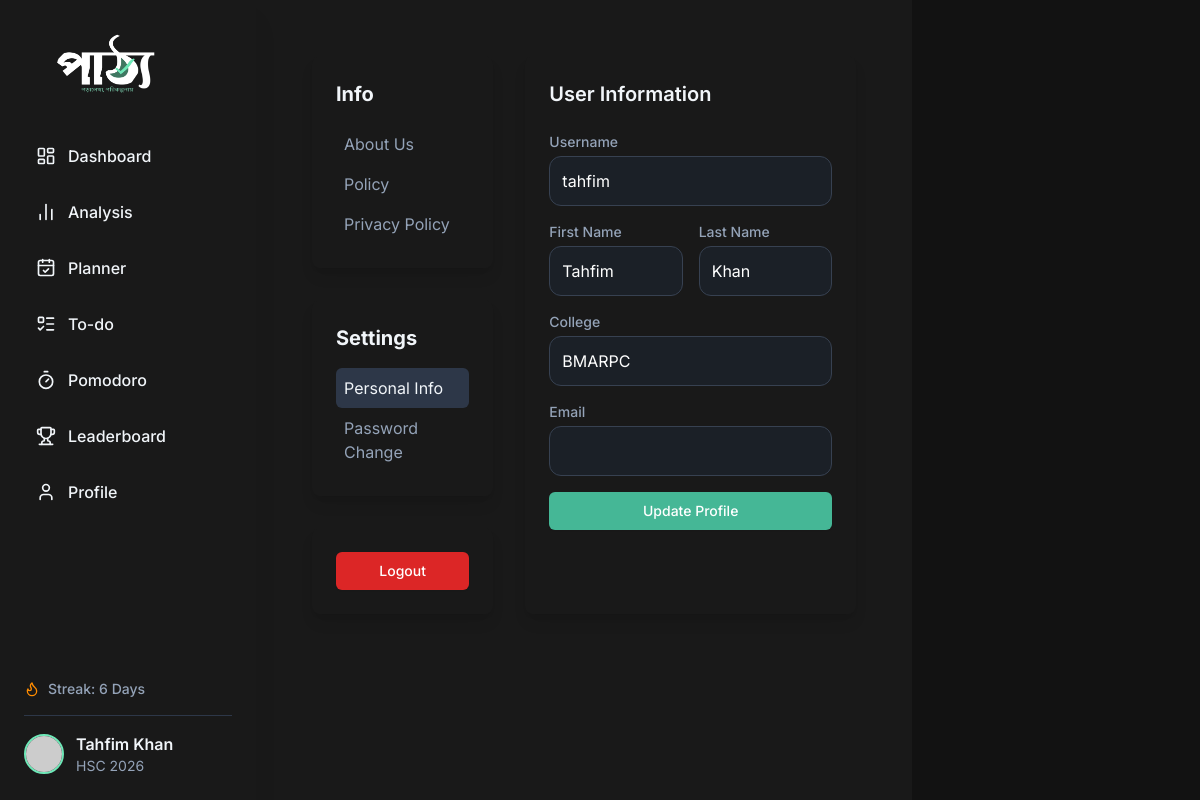
Page /profile/ (signed in) on the earlier database version.
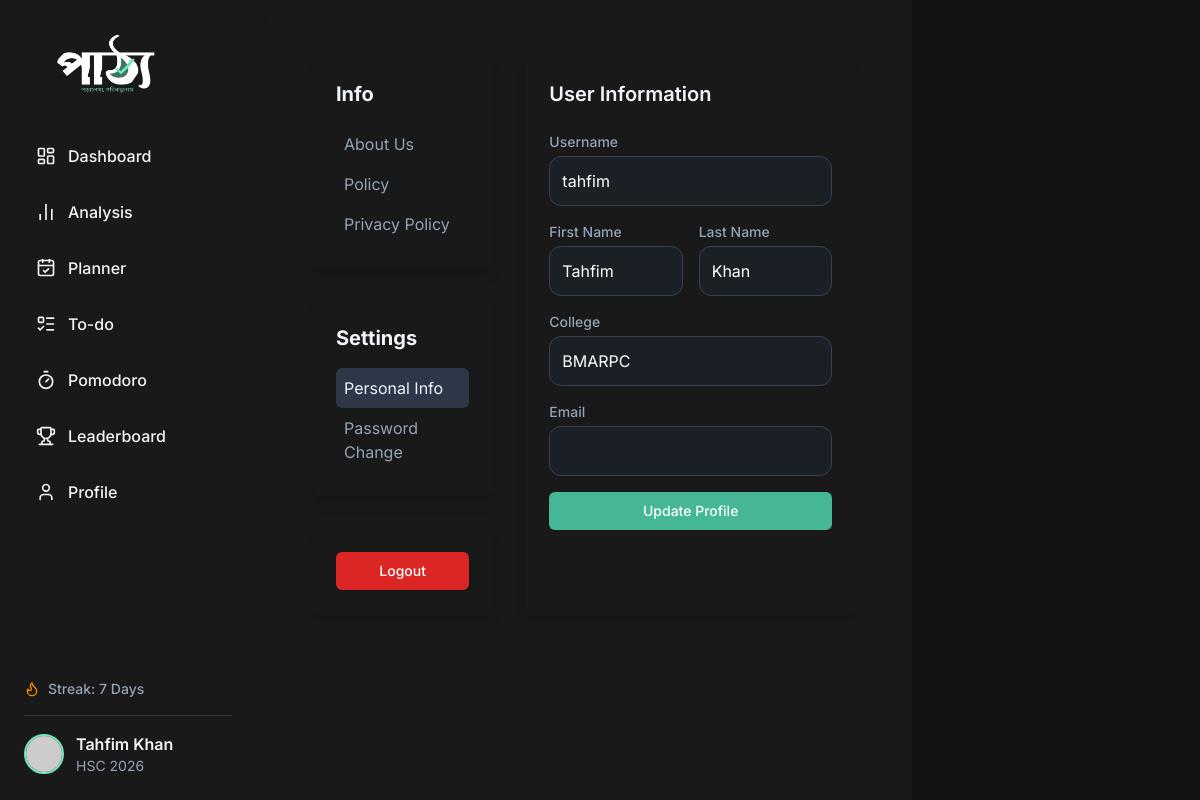
Same page on the later database version.
### users/models.py (models this page shows, shortened)
class UserProfile(AbstractUser):
    STREAMS = [
        ('hsc', 'HSC'),
        ('eng', 'Engineering'),
        ('med', 'Medical'),
        ('var', 'Varsity')
    ]
    HSC_YEAR_CHOICES = [
        (2025, '2025'),
        (2026, '2026'),
        (2027, '2027'),
        (2028, '2028')
    ]
    stream = models.CharField(max_length=20, choices=STREAMS, default='hsc')
    show_on_leaderboard = models.BooleanField(default=True)
    avatar = models.URLField(blank=True, null=True)
    xp = models.PositiveIntegerField(default=0)
    streak = models.PositiveIntegerField(default=0)
    college = models.CharField(max_length=100, blank=True, null=True)
    hscyear = models.PositiveIntegerField(blank=True, null=True, choices=HSC_YEAR_CHOICES)
    last_login_date = models.DateField(auto_now=True, null=True, blank=True)
    overall_progress_cache = models.FloatField(default=0.0)
    @property
    def is_profile_complete(self):
        if self.hscyear is None or not self.college:
            return False
        return True

### core/views.py (the view, shortened to what this page needs)
# urls.py: path("profile/", views.profile_view, name="profile"),
@login_required
def profile_view(request):
    storage = messages.get_messages(request)
    storage.used = True
    return render(request, 'core/profile.html')

### core/templates/core/profile.html (shortened to what the changed rows need)
{% extends "core/layout.html" %}
{% block body %}
<div class="px-4 sm:px-6 lg:px-8 py-8">
    <div class="flex flex-col md:flex-row gap-8 w-full max-w-screen-lg mx-auto">
        <div class="flex flex-col w-full md:w-1/3 gap-8">
            <div class="shadow-lg rounded-lg p-6 bg-[var(--color-card-bg-dark)]">
                <h2 class="text-xl font-bold text-[var(--color-text-dark)] mb-4">Info</h2>
            </div>
            <div class="shadow-lg rounded-lg p-6 bg-[var(--color-card-bg-dark)]">
                <h2 class="text-xl font-bold text-[var(--color-text-dark)] mb-4">Settings</h2>
            </div>
        </div>
        <div class="flex-1 shadow-lg rounded-lg p-6 bg-[var(--color-card-bg-dark)] md:w-2/3">
            <div id="personal-info" class="content-section active-section space-y-6">
                <h2 class="text-xl font-semibold text-[var(--color-text-dark)] mb-4">User Information</h2>
                <form method="post" class="space-y-4">
                    <div>
                        <label for="username" class="block text-sm font-medium text-[var(--color-gray-text-dark)]">Username</label>
                        <input type="text" id="username" name="username" value="{{ request.user.username }}" class="mt-1 block w-full p-3 rounded-xl bg-gray-800/50 text-white border border-gray-700 focus:outline-none focus:border-blue-500">
                    </div>
                    <div class="grid grid-cols-1 md:grid-cols-2 gap-4">
                        <div>
                            <label for="first_name" class="block text-sm font-medium text-[var(--color-gray-text-dark)]">First Name</label>
                            <input type="text" id="first_name" name="first_name" value="{{ request.user.first_name|default_if_none:'' }}" class="mt-1 block w-full p-3 rounded-xl bg-gray-800/50 text-white border border-gray-700 focus:outline-none focus:border-blue-500">
                        </div>
                        <div>
                            <label for="last_name" class="block text-sm font-medium text-[var(--color-gray-text-dark)]">Last Name</label>
                            <input type="text" id="last_name" name="last_name" value="{{ request.user.last_name|default_if_none:'' }}" class="mt-1 block w-full p-3 rounded-xl bg-gray-800/50 text-white border border-gray-700 focus:outline-none focus:border-blue-500">
                        </div>
                    </div>
                    <div>
                        <label for="college" class="block text-sm font-medium text-[var(--color-gray-text-dark)]">College</label>
                        <input type="text" id="college" name="college" value="{{ request.user.college|default_if_none:'' }}" class="mt-1 block w-full p-3 rounded-xl bg-gray-800/50 text-white border border-gray-700 focus:outline-none focus:border-blue-500">
                    </div>
                </form>
            </div>
        </div>
        </div>
    </div>
</div>
{% endblock %}

### core/templates/core/layout.html (shortened to what the changed rows need)
{% load static %}
{% load sidebar_tags %}
<!DOCTYPE html>
<html lang="en">
<head>
    <script src="https://cdn.tailwindcss.com"></script>
    <link rel="stylesheet" href="{% static 'core/main.css' %}">
</head>
<body class="bg-[var(--color-bg-dark)] text-[var(--color-text-dark)] flex min-h-screen">
    <aside id="left-sidebar" class="bg-[var(--color-card-bg-dark)] shadow-xl flex flex-col justify-between w-64 flex-shrink-0 h-screen fixed top-0 left-0 z-40 md:translate-x-0 -translate-x-full transition-transform duration-300 ease-in-out md:pt-0 pt-16 overflow-x-hidden">
        <div class="p-6">
            <div class="flex items-center mb-4 text-sm font-medium text-[var(--color-gray-text-dark)]">
                <i data-lucide="flame" class="w-4 h-4 mr-2 text-[var(--color-accent-light)]"></i>
                <span>Streak: {{ request.user.streak|default:0 }} Days</span>
            </div>
            <a href="{% url 'profile' %}" class="block pt-4 border-t border-[var(--color-border-dark)]">
                <div class="flex items-center">
                    <div>
                        <p class="font-semibold text-[var(--color-text-dark)]">{{ request.user.first_name }} {{ request.user.last_name }}</p>
                        <p class="text-sm text-[var(--color-gray-text-dark)]">{{ request.user.get_stream_display }} {{ request.user.hscyear|stringformat:"s" }}</p>
                    </div>
                </div>
            </a>
        </div>
    </aside>
    <div class="flex-1 flex flex-col w-full md:ml-64 md:mr-72 pt-16 md:pt-0">
        <div class="flex flex-1 overflow-hidden">
            <main class="p-4 md:p-6 flex-1 overflow-y-auto bg-[var(--color-card-bg-dark)] shadow-lg min-h-[300px] min-w-0">
                {% block body %}{% endblock %}
        </div>
</body>
</html>

Differences in the rows shown:
changed UserProfile "Tahfim": user.streak "6" → "7"
